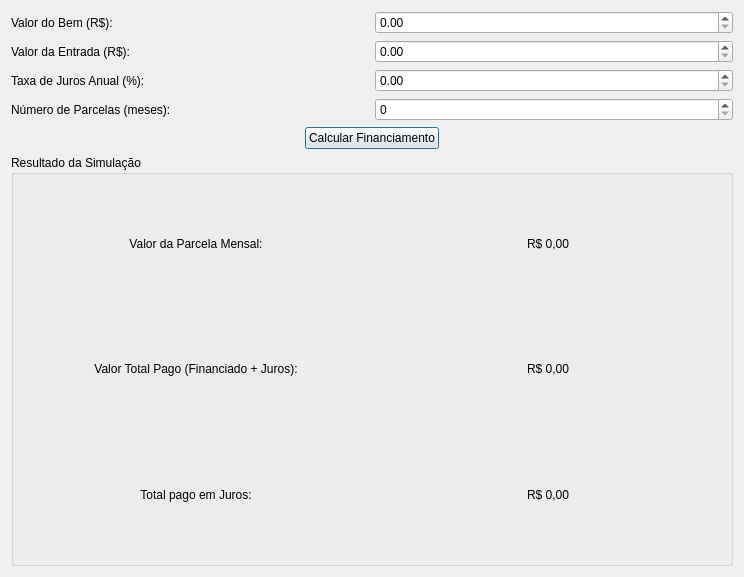
<?xml version="1.0" encoding="UTF-8"?>
<ui version="4.0">
 <class>dialogSimuladorFinanciamento</class>
 <widget class="QDialog" name="dialogSimuladorFinanciamento">
  <property name="geometry">
   <rect>
    <x>0</x>
    <y>0</y>
    <width>744</width>
    <height>577</height>
   </rect>
  </property>
  <property name="windowTitle">
   <string>dialogSimuladorFinanciamento</string>
  </property>
  <layout class="QVBoxLayout" name="verticalLayout" stretch="1,0,1">
   <item>
    <layout class="QGridLayout" name="gridLayout_2">
     <item row="0" column="1">
      <widget class="QDoubleSpinBox" name="spinBoxValorBem">
       <property name="maximum">
        <double>9999999999.989999771118164</double>
       </property>
      </widget>
     </item>
     <item row="1" column="0">
      <widget class="QLabel" name="label_2">
       <property name="text">
        <string>Valor da Entrada (R$):</string>
       </property>
      </widget>
     </item>
     <item row="2" column="1">
      <widget class="QDoubleSpinBox" name="spinBoxTaxaJurosAnual">
       <property name="maximum">
        <double>9999999999.989999771118164</double>
       </property>
      </widget>
     </item>
     <item row="2" column="0">
      <widget class="QLabel" name="label_3">
       <property name="text">
        <string>Taxa de Juros Anual (%):</string>
       </property>
      </widget>
     </item>
     <item row="0" column="0">
      <widget class="QLabel" name="label">
       <property name="text">
        <string>Valor do Bem (R$):</string>
       </property>
      </widget>
     </item>
     <item row="1" column="1">
      <widget class="QDoubleSpinBox" name="spinBoxValorEntrada">
       <property name="maximum">
        <double>999999999.990000009536743</double>
       </property>
      </widget>
     </item>
     <item row="3" column="0">
      <widget class="QLabel" name="label_4">
       <property name="text">
        <string>Número de Parcelas (meses):</string>
       </property>
      </widget>
     </item>
     <item row="3" column="1">
      <widget class="QSpinBox" name="spinBoxNumParcelas"/>
     </item>
    </layout>
   </item>
   <item>
    <layout class="QHBoxLayout" name="horizontalLayout_2">
     <item>
      <spacer name="horizontalSpacer">
       <property name="orientation">
        <enum>Qt::Orientation::Horizontal</enum>
       </property>
       <property name="sizeHint" stdset="0">
        <size>
         <width>40</width>
         <height>20</height>
        </size>
       </property>
      </spacer>
     </item>
     <item>
      <widget class="QPushButton" name="buttonCalcular">
       <property name="text">
        <string>Calcular Financiamento</string>
       </property>
      </widget>
     </item>
     <item>
      <spacer name="horizontalSpacer_2">
       <property name="orientation">
        <enum>Qt::Orientation::Horizontal</enum>
       </property>
       <property name="sizeHint" stdset="0">
        <size>
         <width>40</width>
         <height>20</height>
        </size>
       </property>
      </spacer>
     </item>
    </layout>
   </item>
   <item>
    <widget class="QGroupBox" name="groupBox">
     <property name="title">
      <string>Resultado da Simulação</string>
     </property>
     <layout class="QHBoxLayout" name="horizontalLayout">
      <item>
       <layout class="QGridLayout" name="gridLayout">
        <item row="1" column="0">
         <widget class="QLabel" name="label_6">
          <property name="text">
           <string>Valor Total Pago (Financiado + Juros):</string>
          </property>
          <property name="alignment">
           <set>Qt::AlignmentFlag::AlignCenter</set>
          </property>
         </widget>
        </item>
        <item row="1" column="1">
         <widget class="QLabel" name="labelTotalPago">
          <property name="text">
           <string>R$ 0,00</string>
          </property>
          <property name="alignment">
           <set>Qt::AlignmentFlag::AlignCenter</set>
          </property>
         </widget>
        </item>
        <item row="0" column="1">
         <widget class="QLabel" name="labelValorParcela">
          <property name="text">
           <string>R$ 0,00</string>
          </property>
          <property name="alignment">
           <set>Qt::AlignmentFlag::AlignCenter</set>
          </property>
         </widget>
        </item>
        <item row="0" column="0">
         <widget class="QLabel" name="label_5">
          <property name="text">
           <string>Valor da Parcela Mensal:</string>
          </property>
          <property name="alignment">
           <set>Qt::AlignmentFlag::AlignCenter</set>
          </property>
         </widget>
        </item>
        <item row="2" column="0">
         <widget class="QLabel" name="label_7">
          <property name="text">
           <string>Total pago em Juros:</string>
          </property>
          <property name="alignment">
           <set>Qt::AlignmentFlag::AlignCenter</set>
          </property>
         </widget>
        </item>
        <item row="2" column="1">
         <widget class="QLabel" name="labelTotalJuros">
          <property name="text">
           <string>R$ 0,00</string>
          </property>
          <property name="alignment">
           <set>Qt::AlignmentFlag::AlignCenter</set>
          </property>
         </widget>
        </item>
       </layout>
      </item>
     </layout>
    </widget>
   </item>
  </layout>
 </widget>
 <resources/>
 <connections/>
</ui>
